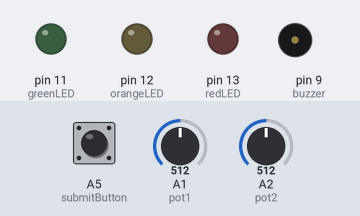
Bench run of a sketch on a simulated Arduino Uno, built with avr-gcc and run on an emulated ATmega328P. Shown: output pins drawn as LEDs (lit = HIGH), buzzer (waves = sounding). Inputs (shaded band) come from the test bench; at power-on: A5 (submitButton) HIGH, A1 (pot1) = 512, A2 (pot2) = 512. What the sketch prints to the serial monitor is not drawn.

Above: at 1.2 s.
1.3 s: A5 (submitButton) pulled LOW for 0.15 s
At 2.1 s:
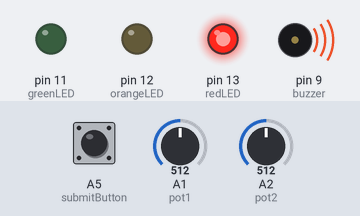
3.8 s: A5 (submitButton) driven LOW
At 6.2 s:
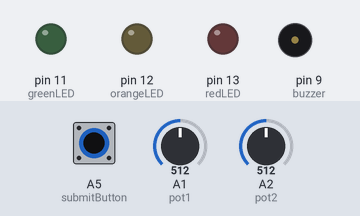
6.8 s: A1 (pot1) set to 11
8.3 s: A1 (pot1) set to 8
9.8 s: A2 (pot2) set to 993
12.8 s: A2 (pot2) set to 1012
Timing chart, 0 to 15.3 s (numbered marks = the images above; inputs shaded):
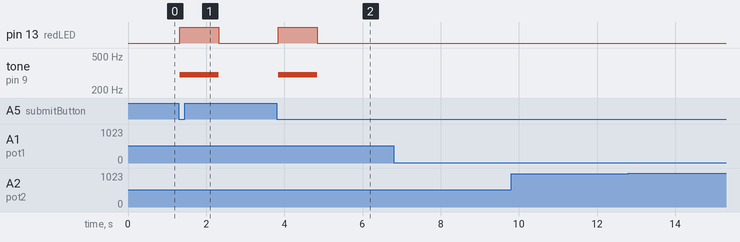

Measured:
- after the input at 1.3 s, pin 13 (redLED): LOW → HIGH at once, → LOW 1.0 s later; tone on pin 9 (buzzer): silent → 300 Hz at once, → silent 1.0 s later
- after the input at 3.8 s, pin 13 (redLED): LOW → HIGH at once, → LOW 1.0 s later; tone on pin 9 (buzzer): silent → 300 Hz at once, → silent 1.0 s later
- after the input at 6.8 s, every drawn part: stays the same
- after the input at 8.3 s, every drawn part: stays the same
- after the input at 9.8 s, every drawn part: stays the same
- after the input at 12.8 s, every drawn part: stays the same

The sketch:

Safe_cracker.ino
```cpp
const int pot1 = A1;
const int pot2 = A2;
const int greenLED = 11;
const int redLED = 13;
const int orangeLED = 12;
const int buzzer = 9;
const int submitButton = A5;

const int combo1 = 450;
const int combo2 = 850;
const int tolerance = 30;

bool lastButtonState = HIGH;

void setup() {
  pinMode(greenLED, OUTPUT);
  pinMode(redLED, OUTPUT);
  pinMode(orangeLED, OUTPUT);
  pinMode(buzzer, OUTPUT);
  pinMode(submitButton, INPUT_PULLUP);
  Serial.begin(9600);
}

void loop() {
  int potValue1 = analogRead(pot1);
  int potValue2 = analogRead(pot2);
  bool buttonState = digitalRead(submitButton);

  Serial.print("POT1: "); Serial.print(potValue1);
  Serial.print(" | POT2: "); Serial.println(potValue2);

  // Check for button press (rising edge)
  if (lastButtonState == HIGH && buttonState == LOW) {
    bool pass = isWithin(potValue1, combo1, tolerance) &&
                isWithin(potValue2, combo2, tolerance);
    if (pass) {
      successSequence();
    } else {
      failSequence();
    }
  }

  lastButtonState = buttonState;
  delay(50); // Debounce
}

bool isWithin(int value, int target, int tol) {
  return value >= (target - tol) && value <= (target + tol);
}

void successSequence() {
  Serial.println("✅ UNLOCKED!");
  for (int i = 0; i < 2; i++) {
    digitalWrite(greenLED, HIGH);
    tone(buzzer, 1000); delay(150);
    digitalWrite(greenLED, LOW);
    noTone(buzzer); delay(150);
  }
}

void failSequence() {
  Serial.println("❌ WRONG COMBINATION");

  digitalWrite(redLED, HIGH);
  tone(buzzer, 300); // Continuous tone
  delay(1000);       // 1 second long buzz
  digitalWrite(redLED, LOW);
  noTone(buzzer);
}
```
